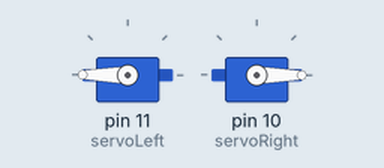
Simulated run of this sketch. Board: Arduino Uno, built with avr-gcc and run on an emulated ATmega328P. Parts: 2 × servo.

Above: at 0.05 s.
Timing chart, 0 to 3.0 s (numbered marks = the images above):
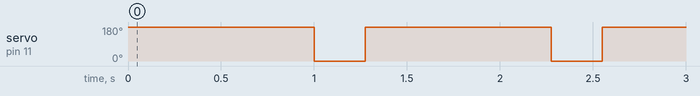

The sketch:

lab01_5.ino
```cpp
#include <Servo.h>

Servo servoLeft;
Servo servoRight;

void setup() {
  servoLeft.attach(11);
  servoRight.attach(10);
}

void loop() {            // Loop through motion tests
 moveForward();
 delay(1000);
 turnRight();
}

// Motion routines for forward, reverse, turns, and stop
void moveForward() {
  servoLeft.write(180);
  servoRight.write(0);
}

void moveBackwards() {
  servoLeft.write(0);
  servoRight.write(180);
}

void turnLeft() {
  servoLeft.write(180);
  servoRight.write(180);
  delay(274);
}
void turnRight() {
  servoLeft.write(0);
  servoRight.write(0);
  delay(274);
}

void brake() {
  servoLeft.write(90);
  servoRight.write(90);
}
```

Measured:
- by itself, servo on pin 11 (servoLeft): alternates 180° for 1.0 s and 0° for 0.27 s
